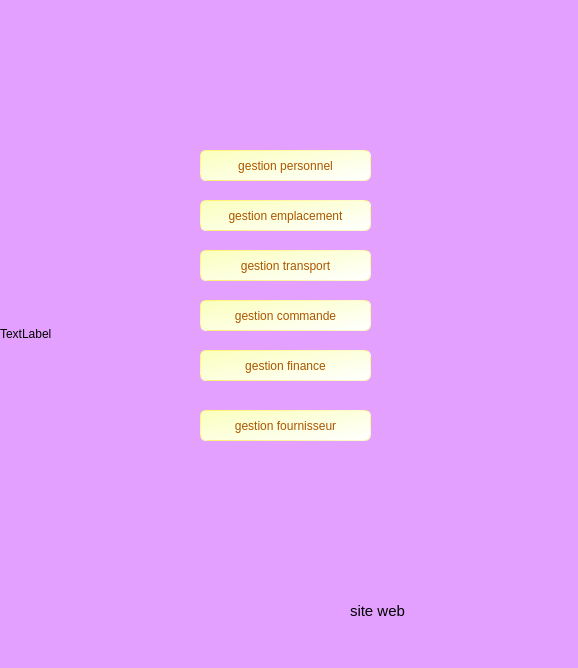
<?xml version="1.0" encoding="UTF-8"?>
<ui version="4.0">
 <class>MainWindow</class>
 <widget class="QMainWindow" name="MainWindow">
  <property name="geometry">
   <rect>
    <x>0</x>
    <y>0</y>
    <width>578</width>
    <height>668</height>
   </rect>
  </property>
  <property name="mouseTracking">
   <bool>true</bool>
  </property>
  <property name="windowTitle">
   <string/>
  </property>
  <property name="windowIcon">
   <iconset>
    <normaloff>../../Downloads/images (4).jpg</normaloff>../../Downloads/images (4).jpg</iconset>
  </property>
  <property name="toolTip">
   <string/>
  </property>
  <property name="statusTip">
   <string/>
  </property>
  <property name="whatsThis">
   <string/>
  </property>
  <property name="styleSheet">
   <string notr="true">QToolTip
{
     border: 1px solid black;
     background-color: #d53cff;
     padding: 1px;
     border-radius: 3px;
     opacity: 100;
}

QWidget
{
    color: #000000;
    background-color: #e3a0ff;
}

QWidget:item:hover
{
    background-color: QLinearGradient( x1: 0, y1: 0, x2: 0, y2: 1, stop: 0 #bf00ff, stop: 1 #bf00ff);
    color: #000000;
}

QWidget:item:selected
{
    background-color: QLinearGradient( x1: 0, y1: 0, x2: 0, y2: 1, stop: 0 #d7801a, stop: 1 #d7801a);
}

QMenuBar::item
{
    background: transparent;
}

QMenuBar::item:selected
{
    background: transparent;
    border: 1px solid #ffaa00;
}

QMenuBar::item:pressed
{
    background: #444;
    border: 1px solid #000;
    background-color: QLinearGradient(
        x1:0, y1:0,
        x2:0, y2:1,
        stop:1 #212121,
        stop:0.4 #343434/*,
        stop:0.2 #343434,
        stop:0.1 #ffaa00*/
    );
    margin-bottom:-1px;
    padding-bottom:1px;
}

QMenu
{
    border: 1px solid #000;
}

QMenu::item
{
    padding: 2px 20px 2px 20px;
}

QMenu::item:selected
{
    color: #000000;
}

QWidget:disabled
{
    color: #404040;
    background-color: #323232;
}

QAbstractItemView
{
    background-color: QLinearGradient( x1: 0, y1: 0, x2: 0, y2: 1, stop: 0 #4d4d4d, stop: 0.1 #646464, stop: 1 #5d5d5d);
}

QWidget:focus
{
    /*border: 2px solid QLinearGradient( x1: 0, y1: 0, x2: 0, y2: 1, stop: 0 #ffa02f, stop: 1 #d7801a);*/
}

QLineEdit
{
    background-color: QLinearGradient( x1: 0, y1: 0, x2: 0, y2: 1, stop: 0 #4d4d4d, stop: 0 #646464, stop: 1 #5d5d5d);
    padding: 1px;
    border-style: solid;
    border: 1px solid #1e1e1e;
    border-radius: 5;
}

QPushButton
{
    color: #b1b1b1;
    background-color: QLinearGradient( x1: 0, y1: 0, x2: 0, y2: 1, stop: 0 #565656, stop: 0.1 #525252, stop: 0.5 #4e4e4e, stop: 0.9 #4a4a4a, stop: 1 #464646);
    border-width: 1px;
    border-color: #1e1e1e;
    border-style: solid;
    border-radius: 6;
    padding: 3px;
    font-size: 12px;
    padding-left: 5px;
    padding-right: 5px;
}

QPushButton:pressed
{
    background-color: QLinearGradient( x1: 0, y1: 0, x2: 0, y2: 1, stop: 0 #2d2d2d, stop: 0.1 #2b2b2b, stop: 0.5 #292929, stop: 0.9 #282828, stop: 1 #252525);
}

QComboBox
{
    selection-background-color: #ffaa00;
    background-color: QLinearGradient( x1: 0, y1: 0, x2: 0, y2: 1, stop: 0 #565656, stop: 0.1 #525252, stop: 0.5 #4e4e4e, stop: 0.9 #4a4a4a, stop: 1 #464646);
    border-style: solid;
    border: 1px solid #1e1e1e;
    border-radius: 5;
}

QComboBox:hover,QPushButton:hover
{
    border: 2px solid QLinearGradient( x1: 0, y1: 0, x2: 0, y2: 1, stop: 0 #ffa02f, stop: 1 #d7801a);
}


QComboBox:on
{
    padding-top: 3px;
    padding-left: 4px;
    background-color: QLinearGradient( x1: 0, y1: 0, x2: 0, y2: 1, stop: 0 #2d2d2d, stop: 0.1 #2b2b2b, stop: 0.5 #292929, stop: 0.9 #282828, stop: 1 #252525);
    selection-background-color: #ffaa00;
}

QComboBox QAbstractItemView
{
    border: 2px solid darkgray;
    selection-background-color: QLinearGradient( x1: 0, y1: 0, x2: 0, y2: 1, stop: 0 #ffa02f, stop: 1 #d7801a);
}

QComboBox::drop-down
{
     subcontrol-origin: padding;
     subcontrol-position: top right;
     width: 15px;

     border-left-width: 0px;
     border-left-color: darkgray;
     border-left-style: solid; /* just a single line */
     border-top-right-radius: 3px; /* same radius as the QComboBox */
     border-bottom-right-radius: 3px;
 }

QComboBox::down-arrow
{
     image: url(:/down_arrow.png);
}

QGroupBox:focus
{
border: 2px solid QLinearGradient( x1: 0, y1: 0, x2: 0, y2: 1, stop: 0 #ffa02f, stop: 1 #d7801a);
}

QTextEdit:focus
{
    border: 2px solid QLinearGradient( x1: 0, y1: 0, x2: 0, y2: 1, stop: 0 #ffa02f, stop: 1 #d7801a);
}

QScrollBar:horizontal {
     border: 1px solid #222222;
     background: QLinearGradient( x1: 0, y1: 0, x2: 0, y2: 1, stop: 0.0 #121212, stop: 0.2 #282828, stop: 1 #484848);
     height: 7px;
     margin: 0px 16px 0 16px;
}

QScrollBar::handle:horizontal
{
      background: QLinearGradient( x1: 0, y1: 0, x2: 1, y2: 0, stop: 0 #ffa02f, stop: 0.5 #d7801a, stop: 1 #ffa02f);
      min-height: 20px;
      border-radius: 2px;
}

QScrollBar::add-line:horizontal {
      border: 1px solid #1b1b19;
      border-radius: 2px;
      background: QLinearGradient( x1: 0, y1: 0, x2: 1, y2: 0, stop: 0 #ffa02f, stop: 1 #d7801a);
      width: 14px;
      subcontrol-position: right;
      subcontrol-origin: margin;
}

QScrollBar::sub-line:horizontal {
      border: 1px solid #1b1b19;
      border-radius: 2px;
      background: QLinearGradient( x1: 0, y1: 0, x2: 1, y2: 0, stop: 0 #ffa02f, stop: 1 #d7801a);
      width: 14px;
     subcontrol-position: left;
     subcontrol-origin: margin;
}

QScrollBar::right-arrow:horizontal, QScrollBar::left-arrow:horizontal
{
      border: 1px solid black;
      width: 1px;
      height: 1px;
      background: white;
}

QScrollBar::add-page:horizontal, QScrollBar::sub-page:horizontal
{
      background: none;
}

QScrollBar:vertical
{
      background: QLinearGradient( x1: 0, y1: 0, x2: 1, y2: 0, stop: 0.0 #121212, stop: 0.2 #282828, stop: 1 #484848);
      width: 7px;
      margin: 16px 0 16px 0;
      border: 1px solid #222222;
}

QScrollBar::handle:vertical
{
      background: QLinearGradient( x1: 0, y1: 0, x2: 0, y2: 1, stop: 0 #ffa02f, stop: 0.5 #d7801a, stop: 1 #ffa02f);
      min-height: 20px;
      border-radius: 2px;
}

QScrollBar::add-line:vertical
{
      border: 1px solid #1b1b19;
      border-radius: 2px;
      background: QLinearGradient( x1: 0, y1: 0, x2: 0, y2: 1, stop: 0 #ffa02f, stop: 1 #d7801a);
      height: 14px;
      subcontrol-position: bottom;
      subcontrol-origin: margin;
}

QScrollBar::sub-line:vertical
{
      border: 1px solid #1b1b19;
      border-radius: 2px;
      background: QLinearGradient( x1: 0, y1: 0, x2: 0, y2: 1, stop: 0 #d7801a, stop: 1 #ffa02f);
      height: 14px;
      subcontrol-position: top;
      subcontrol-origin: margin;
}

QScrollBar::up-arrow:vertical, QScrollBar::down-arrow:vertical
{
      border: 1px solid black;
      width: 1px;
      height: 1px;
      background: white;
}


QScrollBar::add-page:vertical, QScrollBar::sub-page:vertical
{
      background: none;
}

QTextEdit
{
    background-color: #242424;
}

QPlainTextEdit
{
    background-color: #242424;
}

QHeaderView::section
{
    background-color: QLinearGradient(x1:0, y1:0, x2:0, y2:1, stop:0 #616161, stop: 0.5 #505050, stop: 0.6 #434343, stop:1 #656565);
    color: white;
    padding-left: 4px;
    border: 1px solid #6c6c6c;
}

QCheckBox:disabled
{
color: #414141;
}

QDockWidget::title
{
    text-align: center;
    spacing: 3px; /* spacing between items in the tool bar */
    background-color: QLinearGradient(x1:0, y1:0, x2:0, y2:1, stop:0 #323232, stop: 0.5 #242424, stop:1 #323232);
}

QDockWidget::close-button, QDockWidget::float-button
{
    text-align: center;
    spacing: 1px; /* spacing between items in the tool bar */
    background-color: QLinearGradient(x1:0, y1:0, x2:0, y2:1, stop:0 #323232, stop: 0.5 #242424, stop:1 #323232);
}

QDockWidget::close-button:hover, QDockWidget::float-button:hover
{
    background: #242424;
}

QDockWidget::close-button:pressed, QDockWidget::float-button:pressed
{
    padding: 1px -1px -1px 1px;
}

QMainWindow::separator
{
    background-color: QLinearGradient(x1:0, y1:0, x2:0, y2:1, stop:0 #161616, stop: 0.5 #151515, stop: 0.6 #212121, stop:1 #343434);
    color: white;
    padding-left: 4px;
    border: 1px solid #4c4c4c;
    spacing: 3px; /* spacing between items in the tool bar */
}

QMainWindow::separator:hover
{

    background-color: QLinearGradient(x1:0, y1:0, x2:0, y2:1, stop:0 #d7801a, stop:0.5 #b56c17 stop:1 #ffa02f);
    color: white;
    padding-left: 4px;
    border: 1px solid #6c6c6c;
    spacing: 3px; /* spacing between items in the tool bar */
}

QToolBar::handle
{
     spacing: 3px; /* spacing between items in the tool bar */
     background: url(:/images/handle.png);
}

QMenu::separator
{
    height: 2px;
    background-color: QLinearGradient(x1:0, y1:0, x2:0, y2:1, stop:0 #161616, stop: 0.5 #151515, stop: 0.6 #212121, stop:1 #343434);
    color: white;
    padding-left: 4px;
    margin-left: 10px;
    margin-right: 5px;
}

QProgressBar
{
    border: 2px solid grey;
    border-radius: 5px;
    text-align: center;
}

QProgressBar::chunk
{
    background-color: #d7801a;
    width: 2.15px;
    margin: 0.5px;
}

QTabBar::tab {
    color: #b1b1b1;
    border: 1px solid #444;
    border-bottom-style: none;
    background-color: #323232;
    padding-left: 10px;
    padding-right: 10px;
    padding-top: 3px;
    padding-bottom: 2px;
    margin-right: -1px;
}

QTabWidget::pane {
    border: 1px solid #444;
    top: 1px;
}

QTabBar::tab:last
{
    margin-right: 0; /* the last selected tab has nothing to overlap with on the right */
    border-top-right-radius: 3px;
}

QTabBar::tab:first:!selected
{
 margin-left: 0px; /* the last selected tab has nothing to overlap with on the right */


    border-top-left-radius: 3px;
}

QTabBar::tab:!selected
{
    color: #b1b1b1;
    border-bottom-style: solid;
    margin-top: 3px;
    background-color: QLinearGradient(x1:0, y1:0, x2:0, y2:1, stop:1 #212121, stop:.4 #343434);
}

QTabBar::tab:selected
{
    border-top-left-radius: 3px;
    border-top-right-radius: 3px;
    margin-bottom: 0px;
}

QTabBar::tab:!selected:hover
{
    /*border-top: 2px solid #ffaa00;
    padding-bottom: 3px;*/
    border-top-left-radius: 3px;
    border-top-right-radius: 3px;
    background-color: QLinearGradient(x1:0, y1:0, x2:0, y2:1, stop:1 #212121, stop:0.4 #343434, stop:0.2 #343434, stop:0.1 #ffaa00);
}

QRadioButton::indicator:checked, QRadioButton::indicator:unchecked{
    color: #b1b1b1;
    background-color: #323232;
    border: 1px solid #b1b1b1;
    border-radius: 6px;
}

QRadioButton::indicator:checked
{
    background-color: qradialgradient(
        cx: 0.5, cy: 0.5,
        fx: 0.5, fy: 0.5,
        radius: 1.0,
        stop: 0.25 #ffaa00,
        stop: 0.3 #323232
    );
}

QCheckBox::indicator{
    color: #b1b1b1;
    background-color: #323232;
    border: 1px solid #b1b1b1;
    width: 9px;
    height: 9px;
}

QRadioButton::indicator
{
    border-radius: 6px;
}

QRadioButton::indicator:hover, QCheckBox::indicator:hover
{
    border: 1px solid #ffaa00;
}

QCheckBox::indicator:checked
{
    image:url(:/images/checkbox.png);
}

QCheckBox::indicator:disabled, QRadioButton::indicator:disabled
{
    border: 1px solid #444;
}</string>
  </property>
  <widget class="QWidget" name="centralwidget">
   <widget class="QPushButton" name="pushButton">
    <property name="geometry">
     <rect>
      <x>200</x>
      <y>150</y>
      <width>171</width>
      <height>31</height>
     </rect>
    </property>
    <property name="statusTip">
     <string/>
    </property>
    <property name="styleSheet">
     <string notr="true">font: 10pt &quot;Arial&quot;;
color: rgb(170, 85, 0);
background-color: qlineargradient(spread:pad, x1:0, y1:0, x2:1, y2:1, stop:0 rgba(250, 255, 189, 255), stop:1 rgba(255, 255, 255, 255));
border-color: qlineargradient(spread:pad, x1:0, y1:0, x2:1, y2:1, stop:0 rgba(255, 236, 59, 255), stop:1 rgba(255, 255, 255, 255));</string>
    </property>
    <property name="text">
     <string>gestion personnel</string>
    </property>
   </widget>
   <widget class="QLabel" name="label">
    <property name="geometry">
     <rect>
      <x>0</x>
      <y>20</y>
      <width>75</width>
      <height>41</height>
     </rect>
    </property>
    <property name="autoFillBackground">
     <bool>false</bool>
    </property>
    <property name="styleSheet">
     <string notr="true">background-color: rgb(0, 0, 0,0);</string>
    </property>
    <property name="text">
     <string/>
    </property>
    <property name="pixmap">
     <pixmap>../../Downloads/EFOOD2.png</pixmap>
    </property>
   </widget>
   <widget class="QPushButton" name="pushButton_2">
    <property name="geometry">
     <rect>
      <x>200</x>
      <y>200</y>
      <width>171</width>
      <height>31</height>
     </rect>
    </property>
    <property name="styleSheet">
     <string notr="true">font: 10pt &quot;Arial&quot;;
color: rgb(170, 85, 0);
background-color: qlineargradient(spread:pad, x1:0, y1:0, x2:1, y2:1, stop:0 rgba(250, 255, 189, 255), stop:1 rgba(255, 255, 255, 255));
border-color: qlineargradient(spread:pad, x1:0, y1:0, x2:1, y2:1, stop:0 rgba(255, 236, 59, 255), stop:1 rgba(255, 255, 255, 255));</string>
    </property>
    <property name="text">
     <string>gestion emplacement</string>
    </property>
   </widget>
   <widget class="QPushButton" name="pushButton_3">
    <property name="geometry">
     <rect>
      <x>200</x>
      <y>300</y>
      <width>171</width>
      <height>31</height>
     </rect>
    </property>
    <property name="styleSheet">
     <string notr="true">font: 10pt &quot;Arial&quot;;
color: rgb(170, 85, 0);
background-color: qlineargradient(spread:pad, x1:0, y1:0, x2:1, y2:1, stop:0 rgba(250, 255, 189, 255), stop:1 rgba(255, 255, 255, 255));
border-color: qlineargradient(spread:pad, x1:0, y1:0, x2:1, y2:1, stop:0 rgba(255, 236, 59, 255), stop:1 rgba(255, 255, 255, 255));</string>
    </property>
    <property name="text">
     <string>gestion commande</string>
    </property>
   </widget>
   <widget class="QPushButton" name="pushButton_4">
    <property name="geometry">
     <rect>
      <x>200</x>
      <y>250</y>
      <width>171</width>
      <height>31</height>
     </rect>
    </property>
    <property name="styleSheet">
     <string notr="true">font: 10pt &quot;Arial&quot;;
color: rgb(170, 85, 0);
background-color: qlineargradient(spread:pad, x1:0, y1:0, x2:1, y2:1, stop:0 rgba(250, 255, 189, 255), stop:1 rgba(255, 255, 255, 255));
border-color: qlineargradient(spread:pad, x1:0, y1:0, x2:1, y2:1, stop:0 rgba(255, 236, 59, 255), stop:1 rgba(255, 255, 255, 255));</string>
    </property>
    <property name="text">
     <string>gestion transport</string>
    </property>
   </widget>
   <widget class="QLabel" name="label_2">
    <property name="geometry">
     <rect>
      <x>0</x>
      <y>0</y>
      <width>578</width>
      <height>668</height>
     </rect>
    </property>
    <property name="text">
     <string>TextLabel</string>
    </property>
   </widget>
   <widget class="QLabel" name="label_3">
    <property name="geometry">
     <rect>
      <x>350</x>
      <y>600</y>
      <width>171</width>
      <height>22</height>
     </rect>
    </property>
    <property name="palette">
     <palette>
      <active>
       <colorrole role="WindowText">
        <brush brushstyle="SolidPattern">
         <color alpha="255">
          <red>0</red>
          <green>0</green>
          <blue>0</blue>
         </color>
        </brush>
       </colorrole>
       <colorrole role="Button">
        <brush brushstyle="SolidPattern">
         <color alpha="0">
          <red>0</red>
          <green>0</green>
          <blue>0</blue>
         </color>
        </brush>
       </colorrole>
       <colorrole role="Text">
        <brush brushstyle="SolidPattern">
         <color alpha="255">
          <red>0</red>
          <green>0</green>
          <blue>0</blue>
         </color>
        </brush>
       </colorrole>
       <colorrole role="ButtonText">
        <brush brushstyle="SolidPattern">
         <color alpha="255">
          <red>0</red>
          <green>0</green>
          <blue>0</blue>
         </color>
        </brush>
       </colorrole>
       <colorrole role="Base">
        <brush brushstyle="SolidPattern">
         <color alpha="0">
          <red>0</red>
          <green>0</green>
          <blue>0</blue>
         </color>
        </brush>
       </colorrole>
       <colorrole role="Window">
        <brush brushstyle="SolidPattern">
         <color alpha="0">
          <red>0</red>
          <green>0</green>
          <blue>0</blue>
         </color>
        </brush>
       </colorrole>
       <colorrole role="Link">
        <brush brushstyle="SolidPattern">
         <color alpha="255">
          <red>170</red>
          <green>0</green>
          <blue>0</blue>
         </color>
        </brush>
       </colorrole>
       <colorrole role="PlaceholderText">
        <brush brushstyle="NoBrush">
         <color alpha="128">
          <red>0</red>
          <green>0</green>
          <blue>0</blue>
         </color>
        </brush>
       </colorrole>
      </active>
      <inactive>
       <colorrole role="WindowText">
        <brush brushstyle="SolidPattern">
         <color alpha="255">
          <red>0</red>
          <green>0</green>
          <blue>0</blue>
         </color>
        </brush>
       </colorrole>
       <colorrole role="Button">
        <brush brushstyle="SolidPattern">
         <color alpha="0">
          <red>0</red>
          <green>0</green>
          <blue>0</blue>
         </color>
        </brush>
       </colorrole>
       <colorrole role="Text">
        <brush brushstyle="SolidPattern">
         <color alpha="255">
          <red>0</red>
          <green>0</green>
          <blue>0</blue>
         </color>
        </brush>
       </colorrole>
       <colorrole role="ButtonText">
        <brush brushstyle="SolidPattern">
         <color alpha="255">
          <red>0</red>
          <green>0</green>
          <blue>0</blue>
         </color>
        </brush>
       </colorrole>
       <colorrole role="Base">
        <brush brushstyle="SolidPattern">
         <color alpha="0">
          <red>0</red>
          <green>0</green>
          <blue>0</blue>
         </color>
        </brush>
       </colorrole>
       <colorrole role="Window">
        <brush brushstyle="SolidPattern">
         <color alpha="0">
          <red>0</red>
          <green>0</green>
          <blue>0</blue>
         </color>
        </brush>
       </colorrole>
       <colorrole role="Link">
        <brush brushstyle="SolidPattern">
         <color alpha="255">
          <red>170</red>
          <green>0</green>
          <blue>0</blue>
         </color>
        </brush>
       </colorrole>
       <colorrole role="PlaceholderText">
        <brush brushstyle="NoBrush">
         <color alpha="128">
          <red>0</red>
          <green>0</green>
          <blue>0</blue>
         </color>
        </brush>
       </colorrole>
      </inactive>
      <disabled>
       <colorrole role="WindowText">
        <brush brushstyle="SolidPattern">
         <color alpha="255">
          <red>64</red>
          <green>64</green>
          <blue>64</blue>
         </color>
        </brush>
       </colorrole>
       <colorrole role="Button">
        <brush brushstyle="SolidPattern">
         <color alpha="0">
          <red>0</red>
          <green>0</green>
          <blue>0</blue>
         </color>
        </brush>
       </colorrole>
       <colorrole role="Text">
        <brush brushstyle="SolidPattern">
         <color alpha="255">
          <red>64</red>
          <green>64</green>
          <blue>64</blue>
         </color>
        </brush>
       </colorrole>
       <colorrole role="ButtonText">
        <brush brushstyle="SolidPattern">
         <color alpha="255">
          <red>64</red>
          <green>64</green>
          <blue>64</blue>
         </color>
        </brush>
       </colorrole>
       <colorrole role="Base">
        <brush brushstyle="SolidPattern">
         <color alpha="0">
          <red>0</red>
          <green>0</green>
          <blue>0</blue>
         </color>
        </brush>
       </colorrole>
       <colorrole role="Window">
        <brush brushstyle="SolidPattern">
         <color alpha="0">
          <red>0</red>
          <green>0</green>
          <blue>0</blue>
         </color>
        </brush>
       </colorrole>
       <colorrole role="Link">
        <brush brushstyle="SolidPattern">
         <color alpha="255">
          <red>170</red>
          <green>0</green>
          <blue>0</blue>
         </color>
        </brush>
       </colorrole>
       <colorrole role="PlaceholderText">
        <brush brushstyle="NoBrush">
         <color alpha="128">
          <red>0</red>
          <green>0</green>
          <blue>0</blue>
         </color>
        </brush>
       </colorrole>
      </disabled>
     </palette>
    </property>
    <property name="font">
     <font>
      <pointsize>11</pointsize>
     </font>
    </property>
    <property name="styleSheet">
     <string notr="true">background-color: rgb(0, 0, 0,0);</string>
    </property>
    <property name="text">
     <string>site web</string>
    </property>
   </widget>
   <widget class="QPushButton" name="pushButton_5">
    <property name="geometry">
     <rect>
      <x>200</x>
      <y>350</y>
      <width>171</width>
      <height>31</height>
     </rect>
    </property>
    <property name="styleSheet">
     <string notr="true">font: 10pt &quot;Arial&quot;;
color: rgb(170, 85, 0);
background-color: qlineargradient(spread:pad, x1:0, y1:0, x2:1, y2:1, stop:0 rgba(250, 255, 189, 255), stop:1 rgba(255, 255, 255, 255));
border-color: qlineargradient(spread:pad, x1:0, y1:0, x2:1, y2:1, stop:0 rgba(255, 236, 59, 255), stop:1 rgba(255, 255, 255, 255));</string>
    </property>
    <property name="text">
     <string>gestion finance</string>
    </property>
   </widget>
   <widget class="QPushButton" name="pushButton_6">
    <property name="geometry">
     <rect>
      <x>200</x>
      <y>410</y>
      <width>171</width>
      <height>31</height>
     </rect>
    </property>
    <property name="styleSheet">
     <string notr="true">font: 10pt &quot;Arial&quot;;
color: rgb(170, 85, 0);
background-color: qlineargradient(spread:pad, x1:0, y1:0, x2:1, y2:1, stop:0 rgba(250, 255, 189, 255), stop:1 rgba(255, 255, 255, 255));
border-color: qlineargradient(spread:pad, x1:0, y1:0, x2:1, y2:1, stop:0 rgba(255, 236, 59, 255), stop:1 rgba(255, 255, 255, 255));</string>
    </property>
    <property name="text">
     <string>gestion fournisseur</string>
    </property>
   </widget>
   <zorder>label_2</zorder>
   <zorder>pushButton</zorder>
   <zorder>label</zorder>
   <zorder>pushButton_2</zorder>
   <zorder>pushButton_3</zorder>
   <zorder>pushButton_4</zorder>
   <zorder>label_3</zorder>
   <zorder>pushButton_5</zorder>
   <zorder>pushButton_6</zorder>
  </widget>
  <widget class="QStatusBar" name="statusbar"/>
  <widget class="QMenuBar" name="menubar">
   <property name="geometry">
    <rect>
     <x>0</x>
     <y>0</y>
     <width>578</width>
     <height>26</height>
    </rect>
   </property>
  </widget>
 </widget>
 <resources/>
 <connections/>
</ui>
